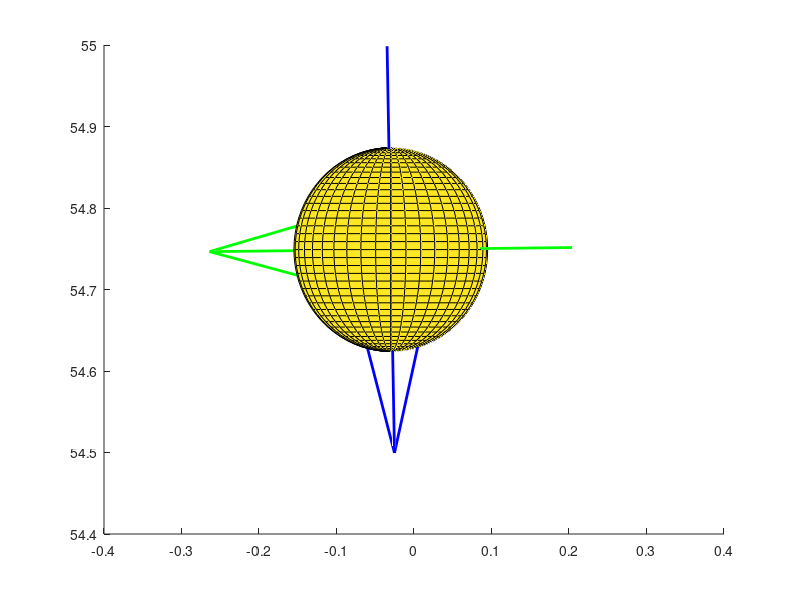

The MATLAB source for this figure: (Note: this script raises an error after producing the figure.)
% This script can take the data from trackman then calculate
% and plot an approximate instantaneous baseball position on the path
% of its trajectory as well as the seam orientation, spin axis, 
% velocity vector, the hemisphere plane, and the active zone.

% Coordinate System Specifications:
% The origin is at the tip of the home plate
% The positive y axis points to the pitcher
% The positive x axis points to the right of catcher's perspective
% The positive z axis points to the sky


% Define variables (feet)
PLATEYDIM = 17.0/12.0; % Front of the plate
ball_radius = 0.125; % Radius of a regular baseball
diameter = 2*ball_radius; % Get ball diameter
diameter2 = 2*diameter; % Get 2*diameter


% Input initial baseball position (feet)
relSide = 0.029947806; % Positive relSide is in the -x direction
releaseDistance = 54.7489757;
release_pos_y = releaseDistance;
relHeight = 6.67789545;

% Input the 9-parameter model (feet and seconds)
x0 = 0.057382798;
y0 = 50;
z0 = 6.384037468;
vx0 = 2.376676205;
vy0 = -134.9565751;
vz0 = -8.609936327;
ax0 = -6.567216039;
ay0 = 31.01559035;
az0 = -12.86456735;

% Input spin axis (unit vector)
a1 = -0.935469141;
a2 = -0.010097512;
a3 = -0.353264102;

% Handle exception
if ((a1^2 + a2^2 + a3^2) > 1.01 || (a1^2 + a2^2 + a3^2) < 0.99)
    ME = MException('myComponent:inputError', 'Please enter a unit vector.');
    throw(ME);
end

% Input spin rate (RPM)
spin_rate = 2394.961622;

% Input seam angles (degrees)
lat_d = 117.3088829;
long_d = 9.771264693;
theta_alpha_d = 0;


% Calculate the position of the ball as a function of time using equations of motion
% To do: Change it to a more appropriate model

% This part is modified from Professor Glenn Healey's code
% Compute time in seconds for baseball to travel from y=release_pos_y to y=y0
% Note that t1 is negative
% Solves equation release_pos_y - y0 = vy0*t1 + 0.5*ay0*t1*t1
t1 = (-vy0 - sqrt(vy0*vy0 - 2.0*ay0*(y0 - release_pos_y)))/ay0;

% Solve for position and velocity at release point (y0 = release_pos_y) in units of feet and seconds */
TM_x0 = 0.5*ax0*t1*t1 + vx0*t1 + x0;
TM_y0 = 0.5*ay0*t1*t1 + vy0*t1 + y0;
TM_z0 = 0.5*az0*t1*t1 + vz0*t1 + z0;
TM_vx0 = vx0 + ax0*t1;
TM_vy0 = vy0 + ay0*t1;
TM_vz0 = vz0 + az0*t1;

% Compute time in seconds for baseball to travel from y=release_pos_y to front of plate (y=1.417) */
t2 = (-TM_vy0 - sqrt(TM_vy0*TM_vy0 - 2.0*ay0*(TM_y0 - PLATEYDIM)))/ay0;

% Input time (sec)
time = 0;

% Compute (x,y,z) position of pitch as function of time (ft)
baseballx = TM_x0 + TM_vx0*time + 0.5*ax0*time*time;
basebally = TM_y0 + TM_vy0*time + 0.5*ay0*time*time;
baseballz = TM_z0 + TM_vz0*time + 0.5*az0*time*time;
fprintf('t = %f, x = %f, y = %f, z = %f \n', time, baseballx, basebally, baseballz); 

position_x = baseballx;
position_y = basebally;
position_z = baseballz;
center = [position_x position_y position_z]; % Baseball center

% Calculate the velocity vector as a function of time (ft/sec)
velocity_x = TM_vx0 + ax0*time;
velocity_y = TM_vy0 + ay0*time;
velocity_z = TM_vz0 + az0*time;
v_vector = [velocity_x velocity_y velocity_z];
fprintf('vx = %f, vy = %f, vz = %f \n', velocity_x, velocity_y, velocity_z); 

% Normalize
v_vector = v_vector./norm(v_vector);


% Calculate the hemisphere plane using equation of a plane: ax+by+cz=d
d = v_vector(1)*center(1) + v_vector(2)*center(2) + v_vector(3)*center(3);
xd = linspace(center(1) - diameter2, center(1) + diameter2);
yd = linspace(center(2) - diameter2, center(2) + diameter2);
[hemisphere_x, hemisphere_y] = meshgrid(xd, yd);
hemisphere_z = (d - (v_vector(1).*hemisphere_x + v_vector(2).*hemisphere_y))./v_vector(3); % Solve for z vertices data
fprintf('hemisphere plane equation: %fx + %fy + %fz = %f \n', v_vector(1), v_vector(2), v_vector(3), d); % Print the equation


% Calculate the angle needed for the ball to rotate around the spin axis based on spin
% rate and time (degree)
rotation_angle = mod((spin_rate*360/60)*time, 360);
fprintf('rotation = %f \n', rotation_angle); 


% Calculate the basis of baseball frame (for seam orientation):
% This is based on the paper 'How to uniquely specify a pitched baseball's
% seam orientation'

% Handle corner case when seam lat = 0
% Set theta alpha = seam long and set seam long to 0 in this case
if lat_d == 0
   theta_alpha_d = long_d;
   long_d = 0;
end

% Convert to radians
lat = lat_d*pi/180.0;
long = long_d*pi/180.0;
theta_alpha = theta_alpha_d*pi/180.0;

% Define rotation matrices
Rlat = [ cos(lat), -sin(lat), 0;
         sin(lat),  cos(lat), 0;
                0,         0, 1];

Rlong = [  cos(long), 0, sin(long);
                   0, 1,         0;
          -sin(long), 0, cos(long)];

Ralpha = [  cos(theta_alpha), 0, sin(theta_alpha);
                           0, 1,                0;
           -sin(theta_alpha), 0, cos(theta_alpha)];

% Calculate theta k and k vector based on spin axis
if a2 == 1
    k = 0;
    Rk = eye(3); % special case, k is undefined, Rk not needed
    k_vector = [1 1 1]; % Use a random vector for k_vector since undefined
elseif a2 == -1
    k = pi;
    % Another special case, k is undefined, rotate around z axis for pi
    Rk = [ cos(k), -sin(k), 0;
           sin(k),  cos(k), 0;
                0,       0, 1];
    k_vector = [0 0 1]; % Make k_vector z axis 
else
    if a2 >= 0
        k = asin(sqrt(a3^2 + a1^2));
        k_vector = [a3/(a1^2 + a3^2)^(1/2), 0, -a1/(a1^2 + a3^2)^(1/2)];
    elseif a2 < 0
        k = pi - asin(sqrt(a3^2 + a1^2));
        k_vector = [a3/(a1^2 + a3^2)^(1/2), 0, -a1/(a1^2 + a3^2)^(1/2)];
    end
    
    % Rotation matrix for Rk
    k1 = k_vector(1);
    k2 = k_vector(2);
    k3 = k_vector(3);
    
    Rk = [  cos(k) + (k1^2)*(1 - cos(k)),   k1*k2*(1 - cos(k)) - k3*sin(k), k1*k3*(1 - cos(k)) + k2*sin(k);
            k2*k1*(1 - cos(k)) + k3*sin(k),   cos(k) + (k2^2)*(1 - cos(k)), k2*k3*(1 - cos(k)) - k1*sin(k);
            k3*k1*(1 - cos(k)) - k2*sin(k), k3*k2*(1 - cos(k)) + k1*sin(k),  cos(k) + (k3^2)*(1 - cos(k))];
end

% Calculate for seam rotations on the ball
temp = Rk*Rlat;
y2 = temp(:, 2); % Rotation axis for seam long
z1 = Rk(:, 3); % Rotation axis for seam lat
k_d = k*180/pi; % Convert k to degree 
spin_axis = [a1 a2 a3]; % Get spin axis

% Define the equation for basis of standard seam orientation
P4 = Rk*Ralpha*Rlat*Rlong;


% Plot:
figure
hold on

% Draw spin axis
quiver3(center(1) - a1*diameter, center(2) - a2*diameter, center(3) - a3*diameter, a1, a2, a3, diameter2, 'g', 'LineWidth', 2); % scale the starting point according to ball_radius

% Draw velocity vector
quiver3(center(1) - v_vector(1)*diameter, center(2) - v_vector(2)*diameter, center(3) - v_vector(3)*diameter, v_vector(1), v_vector(2), v_vector(3), diameter2, 'b', 'LineWidth', 2);

% Draw a sphere representing baseball
[X,Y,Z] = sphere(40);

% Account for axes offset
% baseballx = y, basebally = z, baseballz = x
% Also rotate to align the axes
ballx = Y;
bally = Z;
ballz = X;

s = surf(double(center(1) + ball_radius*ballx), double(center(2) + ball_radius*bally), double(center(3) + ball_radius*ballz));
s.FaceColor = 'white'; % Ball color
s.EdgeColor = [100/255 100/255 100/255]; % Grid color
s.FaceAlpha = 1.0; % Transparency

% Rotate the ball to the seam orientation to match the grid
rotate(s, k_vector, k_d, center);
rotate(s, z1, lat_d, center);
rotate(s, y2, long_d, center);
rotate(s, spin_axis, theta_alpha_d, center);

% Draw seams
% The equation of seam line is from 
% http://www.darenscotwilson.com/spec/bbseam/bbseam.html.
alpha = 1:1:360;
% Convert to radian
alpha_r = alpha*pi/180.0;

% Calculate seam points
seamx = (1/13)*ball_radius*(9*cos(alpha_r) - 4*cos(3*alpha_r));
seamy = (1/13)*ball_radius*(9*sin(alpha_r) + 4*sin(3*alpha_r));
seamz = (12/13)*ball_radius*cos(2*alpha_r);

% Account for axes offset
% baseballx = y, basebally = z, baseballz = x
% Also rotate to align the axes
adjustedx = seamy;
adjustedy = seamz;
adjustedz = seamx;

seam_line = [adjustedx; adjustedy; adjustedz];
seam_line = P4*seam_line; % Rotate to the basis

% Add to the ball position
seamx = center(1) + seam_line(1, :);
seamy = center(2) + seam_line(2, :);
seamz = center(3) + seam_line(3, :);

% Plot seam line
p = plot3(seamx, seamy, seamz, '-r', 'LineWidth', 2.5);
p.LineStyle = ':';

% Rotate the ball and the seams around spin axis as a function of time
rotate(s, spin_axis, rotation_angle, center);
rotate(p, spin_axis, rotation_angle, center);


% Label and adjust settings
xlabel('x')
ylabel('y')
zlabel('z')
grid on
title('Pitch Trajectory')
set(gca,'color', [240/255 240/255 240/255]) % Background color
axis equal

% Adjust view
view_azimuth = 180;
view_elevation =  0;
view([view_azimuth view_elevation]) % View (default is pitcher's perspective)
axis([-2 2 0 60 0 10]) % Fix the axes

% Adjust figure size
figure_x0 = 10;
figure_y0 = 10;
width = 825;
height = 600;
set(gcf, 'position', [figure_x0, figure_y0, width, height]);

% Change the color of the x-y plane to be dark green
x_lim = get(gca, 'XLim');
y_lim = get(gca, 'YLim');
z_lim = get(gca, 'YLim');
pat = patch([x_lim(1), x_lim(2), x_lim(2), x_lim(1)], [y_lim(1), y_lim(1), y_lim(2), y_lim(2)], [z_lim(1) z_lim(1) z_lim(1) z_lim(1)], [0 0.5 0]);
pat.EdgeColor = 'none';
pat.FaceAlpha = 0.3;

% Label
legend('Spin Axis', 'Velocity Vector', 'Baseball', 'Seams', 'Ground')


% Section break to get a second plot

% Zoom in to the baseball
title('Zoomed View')
xlim([center(1) - diameter center(1) + diameter]);
ylim([center(2) - diameter center(2) + diameter]);
zlim([center(3) - diameter center(3) + diameter]);

% Plot the hemisphere plane 
% The hemisphere plane and active zone are defined in the paper 'Using baseball seams to alter a pitch
% direction: The seam shifted wake'
surf(hemisphere_x, hemisphere_y, hemisphere_z, 'EdgeColor', 'none', 'FaceColor', 'y', 'FaceAlpha', 0.5);

% Calculate the active zone
% Get the position that points to negative y axis first, then rotate to the velocity vector

% Calculate the point at the middle of the back plane using the velocity
% vector
distance1 = ball_radius*sin(18*pi/180); % Get the distance between center of the ball and the back plane

% Calculate the point at the middle of the front plane using the velocity
% vector
distance2 = ball_radius*sin(6*pi/180); % Get the distance between center of the ball and the front plane

% Obtain the upperbound and lowerbound for y
y_upperbound = center(2) + distance1;
y_lowerbound = center(2) - distance2;

% Plot the active zone
[X_az, Y_az, Z_az] = sphere(1000);
X_az = double(center(1) + ball_radius*X_az);
Y_az = double(center(2) + ball_radius*Y_az);
Z_az = double(center(3) + ball_radius*Z_az);
Y_az(Y_az < y_lowerbound) = NaN; % Remove redundant parts of the sphere
Y_az(Y_az > y_upperbound) = NaN; 
az = surf(X_az, Y_az, Z_az);
az.FaceColor = 'cyan';
az.EdgeColor = 'none'; % Grid color
az.FaceAlpha = 1.0; % Transparency
legend('Spin Axis', 'Velocity Vector', 'Baseball', 'Seams', 'Ground', 'Hemisphere Plane', 'Active Zone')

% Rotate the strip to align the velocity vector with the negative y axis
negative_y = [0, -1, 0];

% Get the rotation angle and vector, consider different cases
dot_product = dot(negative_y, v_vector);
cross_product = cross(negative_y, v_vector);
if dot_product == 1
    rotation_theta = 0;
elseif dot_product == -1
    rotation_theta = pi;
    rotate(az, [0, 0, 1], rotation_theta, center); % Rotate around z axis
else
    if dot_product >= 0
        rotation_theta = asind(norm(cross_product));
    elseif dot_product < 0
        rotation_theta = pi - asind(norm(cross_product));
    end
    rotate_vector = cross_product/norm(cross_product); % Normalize
    rotate(az, rotate_vector, rotation_theta, center); % Rotate
end
